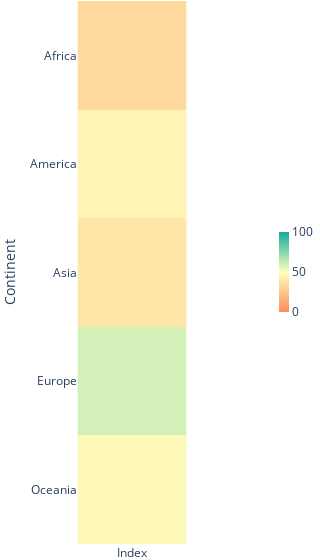

Notebook source saved alongside this figure:
### Markdown cell above
### Index

### Code cell
import plotly.express as px

df = data[(data.Aggregation == 'Index') & (data.Year == 2020)]
df = df.groupby(['Continent', 'Variable']).mean()['Value'].reset_index().pivot(index='Continent', columns='Variable')

fig = px.imshow(df['Value'],
          color_continuous_scale=[(0, "#fc8d59"), (0.5, "#ffffbf"), (1, "#14ac9c")],
          labels=dict(x="", y="Continent", color="Value"),
         range_color=[0, 100],
        width=300)


fig.update_layout(coloraxis_colorbar=dict(title="",
                                              thicknessmode="pixels", thickness=10,
                                              lenmode="pixels", len=100,
                                              dtick=50
                                              ))
fig.update_layout(margin={"r": 0, "t": 0, "l": 0, "b": 0})

### Figure 1 — Plotly figure (JSON) as saved in the notebook; plotly's stock layout.template omitted (floating-point values rounded to 4 significant figures)
{"data": [{"coloraxis": "coloraxis", "hovertemplate": "x: %{x}<br>Continent: %{y}<br>Value: %{z}<extra></extra>", "type": "heatmap", "x": ["Index"], "y": ["Africa", "America", "Asia", "Europe", "Oceania"], "z": [[33.97], [45.25], [38.95], [59.16], [47.17]]}], "layout": {"coloraxis": {"cmax": 100, "cmin": 0, "colorbar": {"dtick": 50, "len": 100, "lenmode": "pixels", "thickness": 10, "thicknessmode": "pixels", "title": {"text": ""}}, "colorscale": [[0, "#fc8d59"], [0.5, "#ffffbf"], [1, "#14ac9c"]]}, "margin": {"b": 0, "l": 0, "r": 0, "t": 0}, "width": 300, "xaxis": {"constrain": "domain", "scaleanchor": "y"}, "yaxis": {"autorange": "reversed", "constrain": "domain", "title": {"text": "Continent"}}}}
